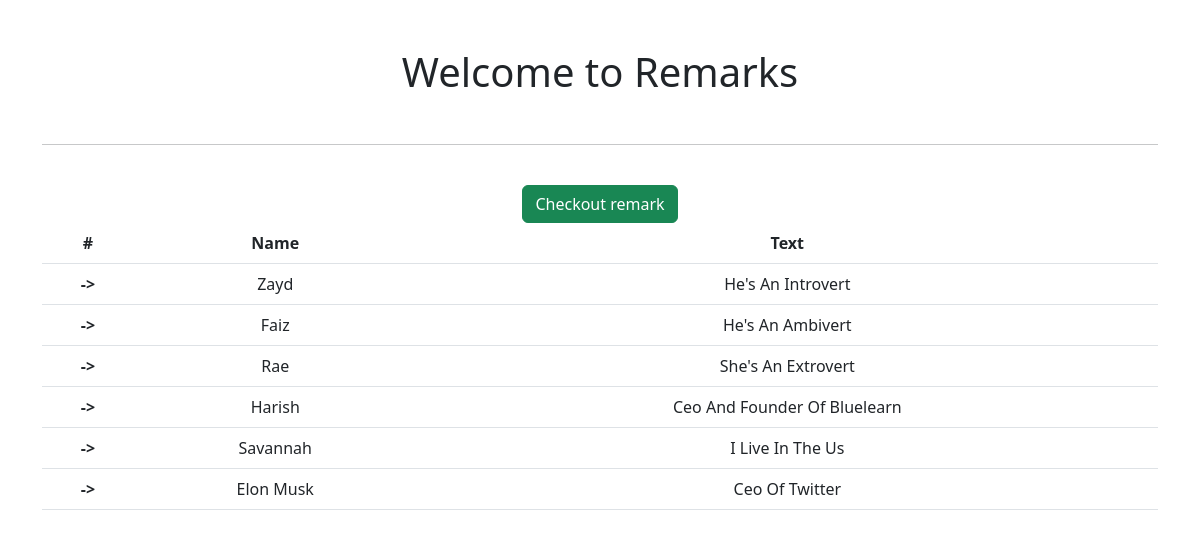
Page /app1/index2/ on the earlier database version.
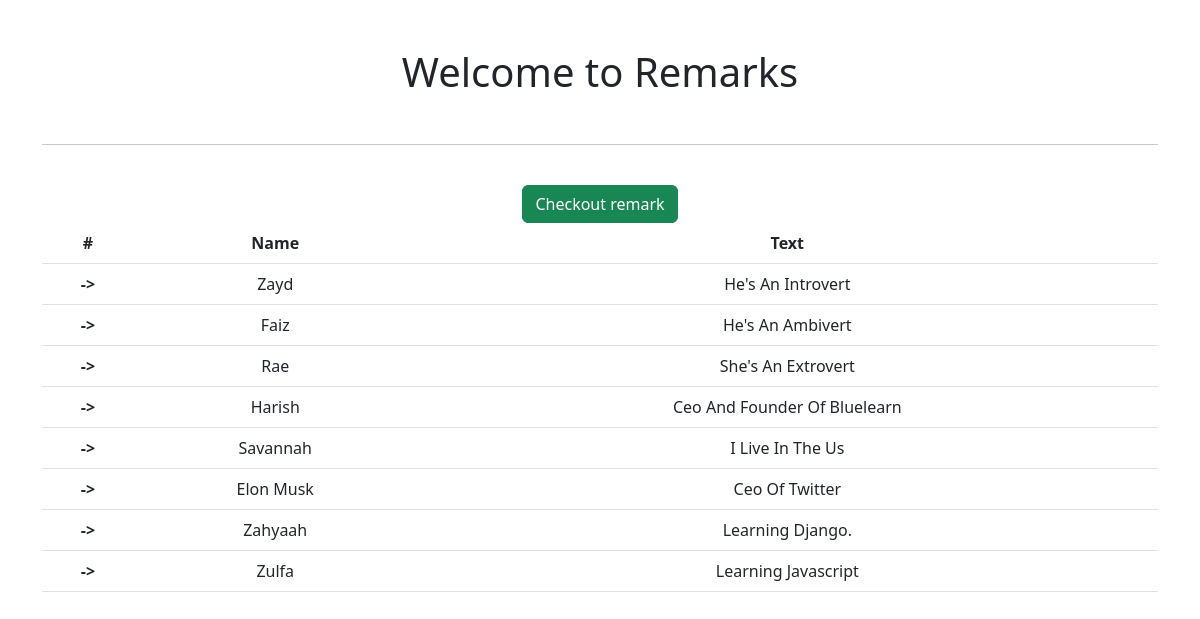
Same page on the later database version.
### app1/models.py (models this page shows, shortened)
class Remark(models.Model):
    name = models.CharField(max_length=100)
    text = models.TextField(blank=False)  # the field cannot be blank

### app1/views.py (the view)
# urls.py: path('index2/', views.Index2.as_view(), name="secondOne"),
class Index2(ListView):
    model = Remark
    context_object_name = "passData"
    template_name = 'app1/AccessIt.html'

### app1/templates/app1/AccessIt.html
{% extends "base.html" %}
{% load static %}
{% block content %}
<table class="table table-hover" style="padding: 50px;">
    <tr>
        <th scope="col">#</th>
        <th scope="col">Name</th>
        <th scope="col">Text</th>
    </tr>
    {% for i in passData %}
    <tr>
        <th scope="row">-></th>
        <td> {{ i.name|title }} </td>
        <td> {{ i.text|title }} </td>
    </tr>
    {% endfor %}
    <a href="{% url "firstOne" %}" class="btn btn-success">Checkout remark</a>
<br>
</table>
{% endblock %}

Differences in the rows shown:
added Remark: name "Zahyaah", text "Learning Django."
added Remark: name "Zulfa", text "Learning Javascript"
